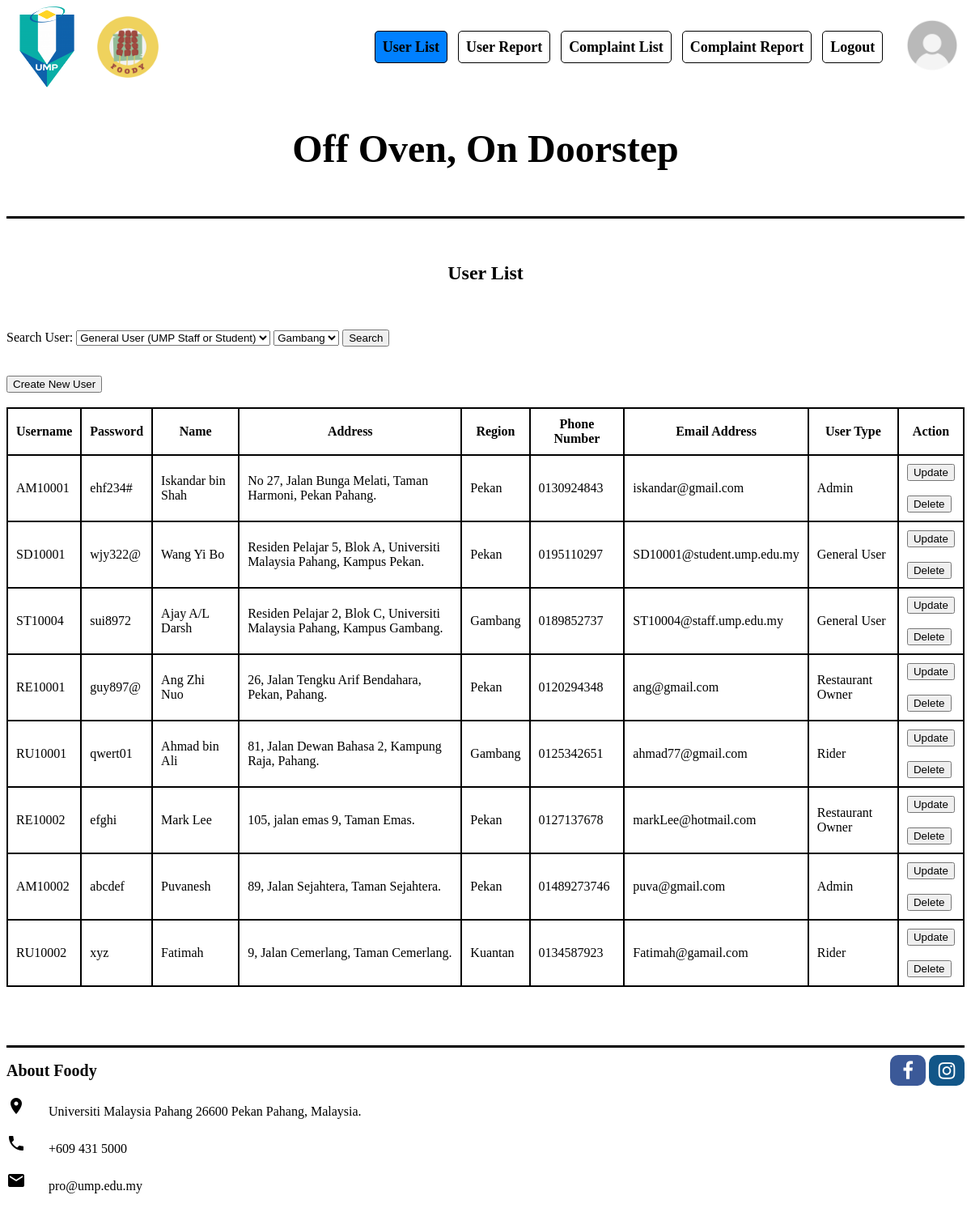
The page /manage_user/userList.php (signed in) on the database its author committed.
### tables this page shows
CREATE TABLE `user` (
  `user_id` int NOT NULL,
  `username` varchar(30) DEFAULT NULL,
  `password` varchar(30) DEFAULT NULL,
  `name` varchar(30) DEFAULT NULL,
  `address` varchar(100) DEFAULT NULL,
  `region` varchar(30) DEFAULT NULL,
  `phoneNum` varchar(20) DEFAULT NULL,
  `emailAdd` varchar(100) DEFAULT NULL,
  `userType` varchar(20) DEFAULT NULL
);

### manage_user/userList.php (the view, shortened to what this page needs)
<!DOCTYPE html>
<html lang="en">
<head>
    <link rel="stylesheet" href="https://cdnjs.cloudflare.com/ajax/libs/font-awesome/4.7.0/css/font-awesome.min.css">
</head>
<header class="wrapper">
        <img src="../resources/ump logo.png" alt="UMP" width="100" height="100">
        <img src="../resources/foody logo.png" alt="Foody" width="100" height="100">
        <nav>
        <a class="active" href="userList.php">User List</a>
        <a href="../manage_user/userReport.php">User Report</a>
        <a href="../complaint/IndexAdminViewComplaint.php">Complaint List</a>
        <a href="../complaint/complaintReport.php">Complaint Report</a>
        <a href="javascript:void(0);" onclick="return logout();">Logout</a>
        </nav>
        <a href="#profile"><img src="../resources/profile.jpg" alt="profile" width="80" height="80"></a>
        <br>
        <h3>Off Oven, On Doorstep</h3>
<div STYLE="background-color:#000000; height:3px; width:100%;"></div>
<br>
</header>
<body>
    <h2 align="center">
        <br><b>User List</b>
    </h2><br><br>
    <form action="searchUser.php" method="post">
    Search User:
    <select id="uType" name="Utype">
        <option value="General User">General User (UMP Staff or Student)</option>
    </select>
    <select id="reg" name="Reg">
        <option value="Gambang">Gambang</option>
    </select>
    <button type="submit" value="SEARCH" name="search">Search</button>
    </form>
    <br><br><button onclick="document.location='createNewUser.php'">Create New User</button>
    <br><br>
    <?php
    include("../db/db.php");
    $query = "SELECT * FROM user";
    $result = mysqli_query($conn,$query);
    echo "<table>";
    echo "<tr>" . "<th>Username</th>" . "<th>Password</th>" . "<th>Name</th>" . "<th>Address</th>" . "<th>Region</th>" . "<th>Phone Number</th>" . "<th>Email Address</th>" . "<th>User Type</th>" . "<th>Action</th>" . "</tr>";
    if (mysqli_num_rows($result) > 0){
        while($row = mysqli_fetch_assoc($result)){
        $id = $row["user_id"];
        echo "<tr><td>" .
        htmlspecialchars($row['username']) . "</td><td>" .
        htmlspecialchars($row['password']) . "</td><td>" .
        htmlspecialchars($row['name']) . "</td><td>" .
        htmlspecialchars($row['address']) . "</td><td>" .
        htmlspecialchars($row['region']) . "</td><td>" .
        htmlspecialchars($row['phoneNum']) . "</td><td>" .
        htmlspecialchars($row['emailAdd']) . "</td><td>" .
        htmlspecialchars($row['userType']) . "</td><td>" .
        "<a href='updateProfile.php?id=$id'><button>Update</button></a> <br><br> <a href='delete.php?id=$id'><button>Delete</button></a>" . "</td></tr>";
        }
    } else {
        echo "0 results";
    }
    echo "</table>";
    ?>
</body>
<br><br><br><br>
<DIV STYLE="background-color:#000000; height:3px; width:100%;">
<footer class="wrapper">
    <div>
        <p style="font-size: 20px;"> <b>About Foody</b> </p>
        <div>
            <a href="#" class="fa fa-facebook fa-lg"></a>
            <a href="#" class="fa fa-instagram fa-lg"></a>
        </div>
    </div>
    <i class="material-icons">location_on</i>
    <span class="icon-text"> Universiti Malaysia Pahang 26600 Pekan Pahang, Malaysia. </span>
    <br><br><i class="material-icons">local_phone</i>
    <span class="icon-text"> +609 431 5000 </span>
    <br><br><i class="material-icons">email</i>
    <span class="icon-text"> pro@ump.edu.my </span>
    <br><br>
</footer>
</html>

### manage_user/userList.php (style rules this page uses)
header { display: flex; flex-flow: wrap; justify-content: space-between; align-items: center; white-space: nowrap; }
header > nav { margin-left: auto; margin-right: 1%; text-decoration: none; }
header > nav > a { border: black solid 1px; text-decoration: none; padding: 0.5em; margin-right: 0.5em; border-radius: 5px; color: black; font-weight: bold; font-size: 18px; }
header > nav > a.active { color: black; background-color: rgb(0 ,128 ,255); }
header > h3 { width: 100%; text-align: center; style=font-family:Georgia Garamond; font-size:300%; }
footer > div { display: flex; justify-content: space-between; align-items: center; white-space: nowrap; }
footer > div > div { margin-left: auto; }
.fa { padding: 10px; width: 1em; border-radius: 10px; text-align: center; font-size: 1.5em; text-decoration: none; }
.fa-facebook { background: #3B5998; color: white; }
.fa-instagram { background: #125688; color: white; }
.icon-text { display: inline-flex; align-items: center; padding:0 24px; }
table, th, td { border: 2px solid black; border-collapse: collapse; padding: 10px 10px; }

### rows shown on the page
user: username "AM10001", password "ehf234#", name "Iskandar bin Shah", address "No 27, Jalan Bunga Melati, Taman Harmoni, Pekan Pahang.", region "Pekan", phoneNum "0130924843", emailAdd "iskandar@gmail.com", userType "Admin"
user: username "SD10001", password "wjy322@", name "Wang Yi Bo", address "Residen Pelajar 5, Blok A, Universiti Malaysia Pahang, Kampus Pekan.", region "Pekan", phoneNum "0195110297", emailAdd "SD10001@student.ump.edu.my", userType "General User"
user: username "ST10004", password "sui8972", name "Ajay A/L Darsh", address "Residen Pelajar 2, Blok C, Universiti Malaysia Pahang, Kampus Gambang.", region "Gambang", phoneNum "0189852737", emailAdd "ST10004@staff.ump.edu.my", userType "General User"
user: username "RE10001", password "guy897@", name "Ang Zhi Nuo", address "26, Jalan Tengku Arif Bendahara, Pekan, Pahang.", region "Pekan", phoneNum "0120294348", emailAdd "ang@gmail.com", userType "Restaurant Owner"
user: username "RU10001", password "qwert01", name "Ahmad bin Ali", address "81, Jalan Dewan Bahasa 2, Kampung Raja, Pahang.", region "Gambang", phoneNum "0125342651", emailAdd "ahmad77@gmail.com", userType "Rider"
user: username "RE10002", password "efghi", name "Mark Lee", address "105, jalan emas 9, Taman Emas.", region "Pekan", phoneNum "0127137678", emailAdd "markLee@hotmail.com", userType "Restaurant Owner"
user: username "AM10002", password "abcdef", name "Puvanesh", address "89, Jalan Sejahtera, Taman Sejahtera.", region "Pekan", phoneNum "01489273746", emailAdd "puva@gmail.com", userType "Admin"
user: username "RU10002", password "xyz", name "Fatimah", address "9, Jalan Cemerlang, Taman Cemerlang.", region "Kuantan", phoneNum "0134587923", emailAdd "Fatimah@gamail.com", userType "Rider"
